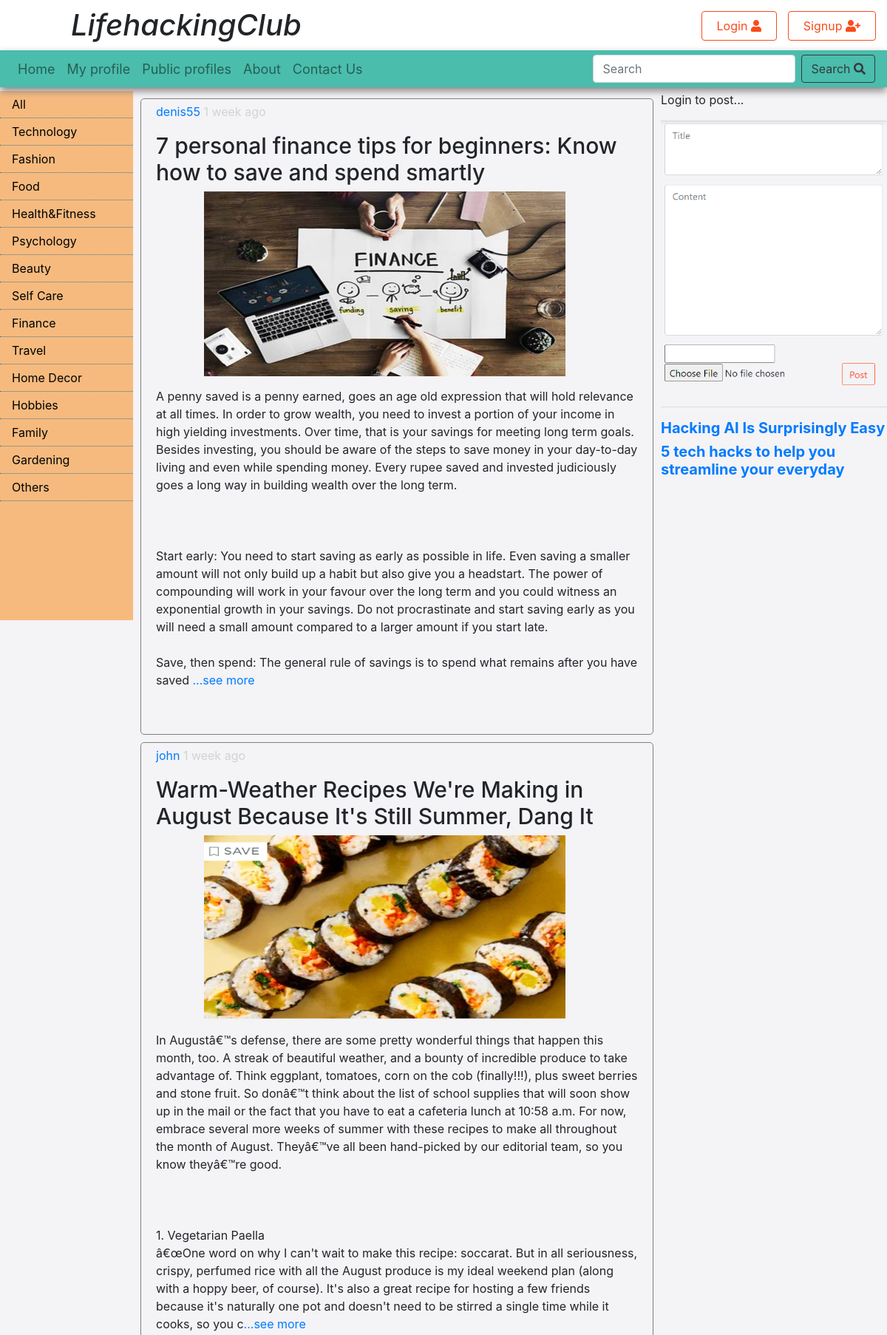
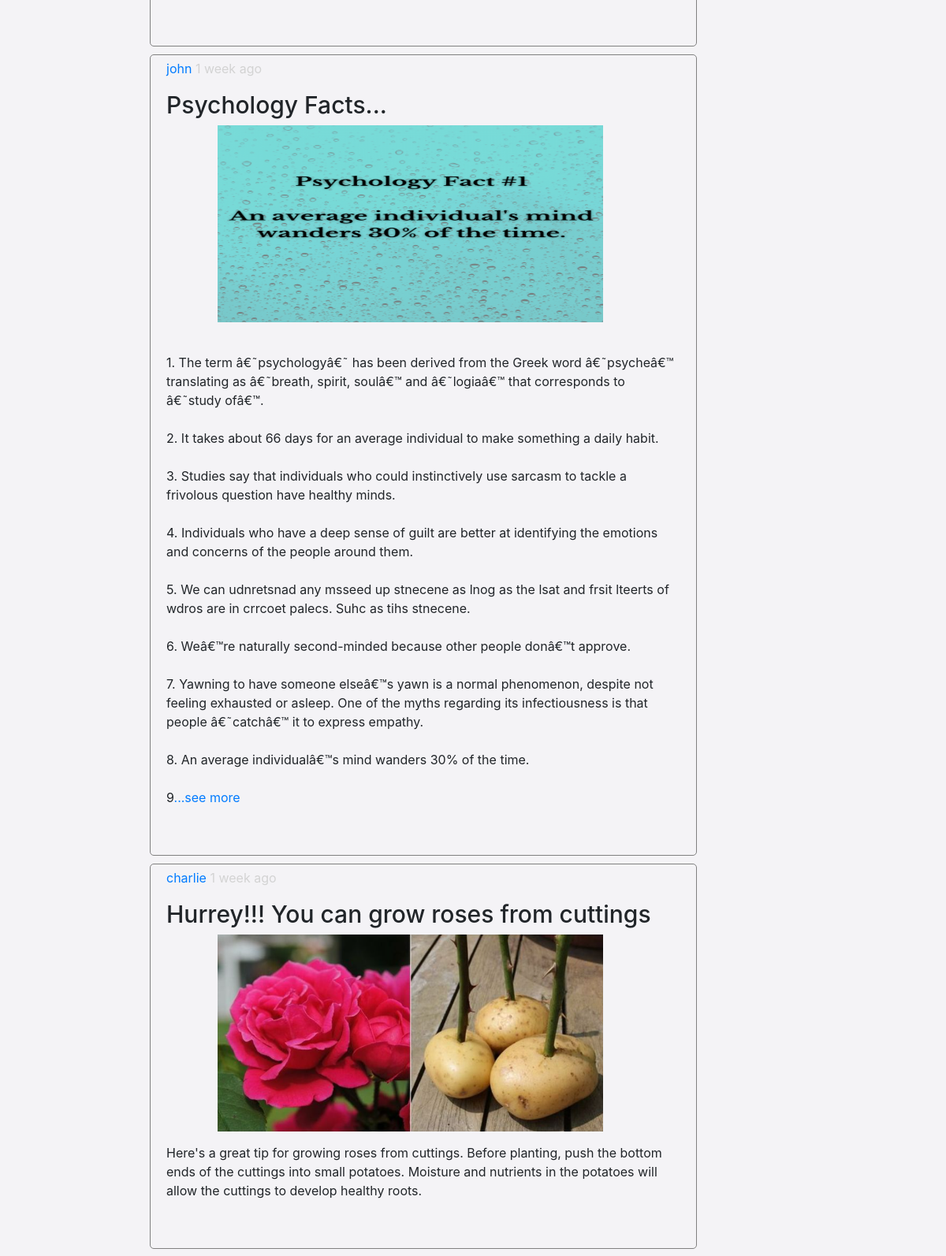
The page / (upper part) on the database its author committed (2 pictures, top to bottom).
### tables this page shows
CREATE TABLE IF NOT EXISTS `posts` (
  `id` int(11) NOT NULL AUTO_INCREMENT,
  `userid` varchar(10) NOT NULL,
  `title` varchar(100) NOT NULL,
  `content` varchar(10000) NOT NULL,
  `category` varchar(10) NOT NULL,
  `image` blob NOT NULL,
  `time` datetime NOT NULL,
  PRIMARY KEY (`id`)
);

CREATE TABLE IF NOT EXISTS `users` (
  `id` int(11) NOT NULL AUTO_INCREMENT,
  `userid` varchar(10) NOT NULL,
  `name` varchar(15) NOT NULL,
  `email` varchar(20) NOT NULL,
  `password` varchar(100) NOT NULL,
  PRIMARY KEY (`id`)
);

### function.php (the view, shortened to what this page needs)
<?php
    $link = mysqli_connect("localhost","root","","lifehackingdatabase");
    function timeElapsedSinceNow( $datetime, $full = false )
    {
        $now = new DateTime();
        $then = new DateTime( $datetime );
        $diff = (array) $now->diff( $then );
        $diff['w']  = floor( $diff['d'] / 7 );
        $diff['d'] -= $diff['w'] * 7;
        $string = array(
            'y' => 'year',
            'm' => 'month',
            'w' => 'week',
            'd' => 'day',
            'h' => 'hour',
            'i' => 'minute',
            's' => 'second',
        );
        foreach( $string as $k => & $v )
        {
            if ( $diff[$k] )
            {
                $v = $diff[$k] . ' ' . $v .( $diff[$k] > 1 ? 's' : '' );
            }
            else
            {
                unset( $string[$k] );
            }
        }
        if ( ! $full ) $string = array_slice( $string, 0, 1 );
        return $string ? implode( ', ', $string ) . ' ago' : 'just now';
    }
    function merge_querystring($url = null,$query = null,$recursive = false)
    {
        $url_components = parse_url($url);
        if(empty($url_components['query']))
            return $url.'?'.ltrim($query,'?');
        return str_replace($url_components['query'],http_build_query($merged_result),$url);
    }
    function displayPosts($type) {
        global $link;
        if ($type == 'public') {
            $whereClause = "";
        } else if ($type == 'isFollowing') {
            if(array_key_exists("id",$_SESSION)) {
                $result=mysqli_query($link, "SELECT userid FROM users WHERE id=".$_SESSION['id'].";");
                $row=mysqli_fetch_assoc($result);
                $query = "SELECT * FROM isfollowing WHERE follower = '". mysqli_real_escape_string($link, $row['userid'])."'";
                $result = mysqli_query($link, $query);
                $whereClause = "WHERE userid='' ";
                while ($row = mysqli_fetch_assoc($result)) {
                    if ($whereClause == "WHERE userid='' ")
                    $whereClause = "WHERE";
                    else $whereClause.= " OR";
                    $whereClause.= " userid = '".$row['isFollowing']."' ";
                }
            }else{
                $whereClause = "WHERE userid='' ";
            }
        } else if ($type == 'yourtweets') {
            $result=mysqli_query($link, "SELECT userid FROM users WHERE id=".$_SESSION['id'].";");
            $row=mysqli_fetch_assoc($result);
            $whereClause = "WHERE userid = '". mysqli_real_escape_string($link, $row['userid'])."' ";
        } else if ($type == 'search') {
            echo '<p>Showing search results for "'.mysqli_real_escape_string($link, $_GET['q']).'":</p>';
           $whereClause = "WHERE title LIKE '%". mysqli_real_escape_string($link, $_GET['q'])."%' OR content LIKE '%".mysqli_real_escape_string($link, $_GET['q'])."%' ";
        } else if (ctype_alnum($type)) {
            echo "<h2>".mysqli_real_escape_string($link, $type)."'s Posts</h2><br>";
            $whereClause = "WHERE userid = '". mysqli_real_escape_string($link, $type)."' ";
        }
        $whichClause = "";
        if(array_key_exists("title",$_GET)) {
            $title = "WHERE title='".urldecode($_GET['title'])."'";
            $query = "SELECT * FROM posts ".$title." ORDER BY `time` DESC LIMIT 10";
            $result = mysqli_query($link, $query);
            if (mysqli_num_rows($result) == 0) {
                echo "There are no posts to display.";
            } else {
                while ($row = mysqli_fetch_assoc($result)) {
                    $userQuery = "SELECT * FROM users WHERE userid = '".mysqli_real_escape_string($link, $row['userid'])."' LIMIT 1";
                    $userQueryResult = mysqli_query($link, $userQuery);
                    $user = mysqli_fetch_assoc($userQueryResult);
                    echo "<div class='post'><p><a href='?page=publicprofiles&userid=".$user['userid']."'>".$user['userid']."</a> <span class='time'>".timeElapsedSinceNow($row['time'])."</span></p>";
                    echo "<h1>".ucfirst($row['title'])."</h1>";
                    if($row['image'] != NULL) {
                        echo "<img src='.".$row['image']."' />";
                    }
                    echo "<p style='margin-top:15px;white-space: pre-line;'>".ucfirst($row['content'])."</p>";
                    echo "<p><a type='button' class='toggleFollow' data-userId='".$row['userid']."'>";
                    if(array_key_exists("id",$_SESSION)) {
                        $useridQuery = "SELECT userid FROM users WHERE id = '".mysqli_real_escape_string($link, $_SESSION['id'])."' LIMIT 1";
                        $useridQueryResult = mysqli_query($link, $useridQuery);
                        $userid = mysqli_fetch_assoc($useridQueryResult);
                        $isFollowingQuery = "SELECT * FROM isfollowing WHERE follower = '". mysqli_real_escape_string($link, $userid['userid'])."' AND isFollowing = '". mysqli_real_escape_string($link, $row['userid'])."' LIMIT 1";
                        $isFollowingQueryResult = mysqli_query($link, $isFollowingQuery);
                        if($userid['userid'] != $row['userid']) {
                            if (mysqli_num_rows($isFollowingQueryResult) > 0) {
                                echo "Unfollow";
                            } else {
                                echo "Follow";
                            }
                        }
                    }
                    echo "</a></p></div>";
                }
            }
        } else {
            $query = "SELECT * FROM posts ".$whereClause."".$whichClause." ORDER BY `time` DESC LIMIT 10";
            $result = mysqli_query($link, $query);
            if (mysqli_num_rows($result) == 0) {
                echo "There are no posts to display.";
            } else {
                while ($row = mysqli_fetch_assoc($result)) {
                    $userQuery = "SELECT * FROM users WHERE userid = '".mysqli_real_escape_string($link, $row['userid'])."' LIMIT 1";
                    $userQueryResult = mysqli_query($link, $userQuery);
                    $user = mysqli_fetch_assoc($userQueryResult);
                    echo "<div class='post'><p><a href='?page=publicprofiles&userid=".$user['userid']."'>".$user['userid']."</a> <span class='time'>".timeElapsedSinceNow($row['time'])."</span></p>";
                    echo "<h1>".ucfirst($row['title'])."</h1>";
                    if($row['image'] != NULL) {
                        echo "<img src='.".$row['image']."' />";
                    }
                    echo "<p class='content' style='margin-top:15px;white-space: pre-line;'>".ucfirst($row['content'])."</p>";
                    echo "<p><a type='button' class='toggleFollow' data-userId='".$row['userid']."'>";
                    echo "</a></p></div>";
                }
            }
        }
    }
    function displayPostBox() {
        if (array_key_exists("id",$_SESSION)) {
            echo '<div id="postBox">
            <div id="postSuccess" class="alert alert-success hidden">Your post was posted successfully.</div>
            <div id="postFail" class="alert alert-danger hidden"></div>
            <form name="postboxform" id="postboxform" method="POST" class="form" enctype="multipart/form-data">
                <div class="form-group">
                    <textarea class="form-control" name="title" id="postQsn" rows=3 placeholder="Title"></textarea>
                </div>
                <div class="form-group">
                    <textarea class="form-control" name="content" id="postContent" rows=10 placeholder="Content"></textarea>
                </div>
                <input list="Category" id="select" name="category" autocomplete="off">
                <datalist id="Category">
                    <option value="technology">
                    <option value="fashion">
                    <option value="food">
                    <option value="healthFitness">
                    <option value="psychology">
                    <option value="beauty">
                    <option value="selfCare">
                    <option value="finance">
                    <option value="travel">
                    <option value="homeDecor">
                    <option value="hobbies">
                    <option value="famiy">
                    <option value="gardening">
                    <option value="other">
                </datalist>
                <input type="file" name="image" id="postImage">
                <button type="submit" id="postButton" class="btn btn-default">Post</button>
            </form>
            </div>';
        } else {
            echo "<p>Login to post...</p>";
            echo "<img src='images/postbox.png' alt='' style='position:relative;' width='100%'/>";
        }
    }
    function displayTitle() {
        global $link;
        $query = "SELECT title FROM posts WHERE userid='admin' ORDER BY `time` DESC LIMIT 10";
        $result = mysqli_query($link, $query);
        while($row=mysqli_fetch_assoc($result)) {
            $title=$row['title'];
            $postlink=merge_querystring('index.php','?title='.urlencode($title).'');
            echo "<h5><strong><a href='".$postlink."'>".ucfirst(mysqli_real_escape_string($link,$title))."</a></strong></h5>";
        }
    }
?>

### rows shown on the page
posts: users.userid "denis55", time "1 week ago", title "7 personal finance tips for beginners: Know how to save and spend smartly", image (picture), content "A penny saved is a penny earned, goes an age old expression that will hold relevance at all times. In order to grow wealth, you need to invest a portion of your income in high yielding investments. Over time, that is your savings for meeting long term goals. Besides investing, you should be aware of the steps to save money in your day-to-day living and even while spending money. Every rupee saved and invested judiciously goes a long way in building wealth over the long term. Start early: You need to start saving as early as possible in life. Even saving a smaller amount will not only build up a habit but also give you a headstart. The power of compounding will work in your favour over the…"
posts: users.userid "john", time "1 week ago", title "Warm-Weather Recipes We're Making in August Because It's Still Summer, Dang It", image (picture), content "In Augustâ€™s defense, there are some pretty wonderful things that happen this month, too. A streak of beautiful weather, and a bounty of incredible produce to take advantage of. Think eggplant, tomatoes, corn on the cob (finally!!!), plus sweet berries and stone fruit. So donâ€™t think about the list of school supplies that will soon show up in the mail or the fact that you have to eat a cafeteria lunch at 10:58 a.m. For now, embrace several more weeks of summer with these recipes to make all throughout the month of August. Theyâ€™ve all been hand-picked by our editorial team, so you know theyâ€™re good. 1. Vegetarian Paella â€œOne word on why I can't wait to make this recipe: soccarat.…"
posts: users.userid "john", time "1 week ago", title "Psychology Facts...", image (picture), content "1. The term â€˜psychologyâ€˜ has been derived from the Greek word â€˜psycheâ€™ translating as â€˜breath, spirit, soulâ€™ and â€˜logiaâ€™ that corresponds to â€˜study ofâ€™. 2. It takes about 66 days for an average individual to make something a daily habit. 3. Studies say that individuals who could instinctively use sarcasm to tackle a frivolous question have healthy minds. 4. Individuals who have a deep sense of guilt are better at identifying the emotions and concerns of the people around them. 5. We can udnretsnad any msseed up stnecene as lnog as the lsat and frsit lteerts of wdros are in crrcoet palecs. Suhc as tihs stnecene. 6. Weâ€™re naturally second-minded because other people…"
posts: users.userid "charlie", time "1 week ago", title "Hurrey!!! You can grow roses from cuttings", image (picture), content "Here's a great tip for growing roses from cuttings. Before planting, push the bottom ends of the cuttings into small potatoes. Moisture and nutrients in the potatoes will allow the cuttings to develop healthy roots."
posts: title "Hacking AI Is Surprisingly Easy"
posts: title "5 tech hacks to help you streamline your everyday"
